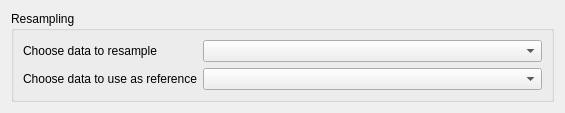
<?xml version="1.0" encoding="UTF-8"?>
<ui version="4.0">
 <class>Form</class>
 <widget class="QWidget" name="Form">
  <property name="geometry">
   <rect>
    <x>0</x>
    <y>0</y>
    <width>565</width>
    <height>97</height>
   </rect>
  </property>
  <property name="sizePolicy">
   <sizepolicy hsizetype="Ignored" vsizetype="Ignored">
    <horstretch>0</horstretch>
    <verstretch>0</verstretch>
   </sizepolicy>
  </property>
  <property name="windowTitle">
   <string>Form</string>
  </property>
  <layout class="QVBoxLayout" name="verticalLayout">
   <item>
    <widget class="QGroupBox" name="formGroupBox">
     <property name="toolTip">
      <string>&lt;html&gt;&lt;head/&gt;&lt;body&gt;&lt;p&gt;Interpolate a 1-D function.&lt;/p&gt;&lt;p&gt;&lt;span style=&quot; font-style:italic;&quot;&gt;x&lt;/span&gt; and &lt;span style=&quot; font-style:italic;&quot;&gt;y&lt;/span&gt; are arrays of values used to approximate some function f: y = f(x). This class returns a function whose call method uses interpolation to find the value of new points&lt;/p&gt;&lt;/body&gt;&lt;/html&gt;</string>
     </property>
     <property name="title">
      <string>Resampling</string>
     </property>
     <layout class="QFormLayout" name="formLayout">
      <property name="fieldGrowthPolicy">
       <enum>QFormLayout::AllNonFixedFieldsGrow</enum>
      </property>
      <item row="0" column="0">
       <widget class="QLabel" name="resampleDataLabel">
        <property name="text">
         <string>Choose data to resample</string>
        </property>
       </widget>
      </item>
      <item row="0" column="1">
       <widget class="QComboBox" name="resampleDataComboBox"/>
      </item>
      <item row="1" column="0">
       <widget class="QLabel" name="referenceDataLabel">
        <property name="text">
         <string>Choose data to use as reference</string>
        </property>
       </widget>
      </item>
      <item row="1" column="1">
       <widget class="QComboBox" name="referenceDataComboBox"/>
      </item>
     </layout>
    </widget>
   </item>
  </layout>
 </widget>
 <resources/>
 <connections/>
</ui>
